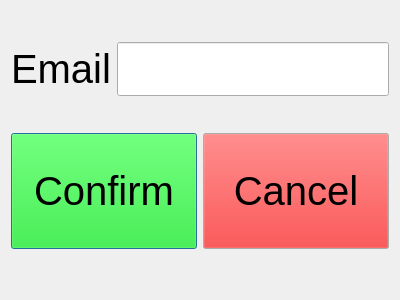
<?xml version="1.0" encoding="UTF-8"?>
<ui version="4.0">
 <class>forgotPassword</class>
 <widget class="QDialog" name="forgotPassword">
  <property name="geometry">
   <rect>
    <x>0</x>
    <y>0</y>
    <width>400</width>
    <height>300</height>
   </rect>
  </property>
  <property name="windowTitle">
   <string>Forgot Password Window</string>
  </property>
  <layout class="QVBoxLayout" name="verticalLayout_2">
   <item>
    <layout class="QVBoxLayout" name="verticalLayout">
     <item>
      <layout class="QFormLayout" name="formLayout">
       <property name="formAlignment">
        <set>Qt::AlignmentFlag::AlignLeading|Qt::AlignmentFlag::AlignLeft|Qt::AlignmentFlag::AlignVCenter</set>
       </property>
       <item row="0" column="0">
        <widget class="QLabel" name="label">
         <property name="font">
          <font>
           <pointsize>30</pointsize>
          </font>
         </property>
         <property name="text">
          <string>Email</string>
         </property>
        </widget>
       </item>
       <item row="0" column="1">
        <widget class="QLineEdit" name="lineEdit_forgotPasswordEmail">
         <property name="font">
          <font>
           <pointsize>30</pointsize>
          </font>
         </property>
        </widget>
       </item>
      </layout>
     </item>
     <item>
      <layout class="QHBoxLayout" name="horizontalLayout">
       <item>
        <widget class="QPushButton" name="pushButton_forgotConfirm">
         <property name="sizePolicy">
          <sizepolicy hsizetype="Preferred" vsizetype="Preferred">
           <horstretch>0</horstretch>
           <verstretch>0</verstretch>
          </sizepolicy>
         </property>
         <property name="palette">
          <palette>
           <active>
            <colorrole role="Button">
             <brush brushstyle="SolidPattern">
              <color alpha="255">
               <red>0</red>
               <green>255</green>
               <blue>0</blue>
              </color>
             </brush>
            </colorrole>
           </active>
           <inactive>
            <colorrole role="Button">
             <brush brushstyle="SolidPattern">
              <color alpha="255">
               <red>0</red>
               <green>255</green>
               <blue>0</blue>
              </color>
             </brush>
            </colorrole>
           </inactive>
           <disabled>
            <colorrole role="Button">
             <brush brushstyle="SolidPattern">
              <color alpha="255">
               <red>0</red>
               <green>255</green>
               <blue>0</blue>
              </color>
             </brush>
            </colorrole>
           </disabled>
          </palette>
         </property>
         <property name="font">
          <font>
           <pointsize>30</pointsize>
          </font>
         </property>
         <property name="text">
          <string>Confirm</string>
         </property>
        </widget>
       </item>
       <item>
        <widget class="QPushButton" name="pushButton_forgotCancel">
         <property name="sizePolicy">
          <sizepolicy hsizetype="Preferred" vsizetype="Preferred">
           <horstretch>0</horstretch>
           <verstretch>0</verstretch>
          </sizepolicy>
         </property>
         <property name="palette">
          <palette>
           <active>
            <colorrole role="Button">
             <brush brushstyle="SolidPattern">
              <color alpha="255">
               <red>255</red>
               <green>0</green>
               <blue>0</blue>
              </color>
             </brush>
            </colorrole>
           </active>
           <inactive>
            <colorrole role="Button">
             <brush brushstyle="SolidPattern">
              <color alpha="255">
               <red>255</red>
               <green>0</green>
               <blue>0</blue>
              </color>
             </brush>
            </colorrole>
           </inactive>
           <disabled>
            <colorrole role="Button">
             <brush brushstyle="SolidPattern">
              <color alpha="255">
               <red>255</red>
               <green>0</green>
               <blue>0</blue>
              </color>
             </brush>
            </colorrole>
           </disabled>
          </palette>
         </property>
         <property name="font">
          <font>
           <pointsize>30</pointsize>
          </font>
         </property>
         <property name="text">
          <string>Cancel</string>
         </property>
        </widget>
       </item>
      </layout>
     </item>
     <item>
      <spacer name="verticalSpacer">
       <property name="orientation">
        <enum>Qt::Orientation::Vertical</enum>
       </property>
       <property name="sizeType">
        <enum>QSizePolicy::Policy::Maximum</enum>
       </property>
       <property name="sizeHint" stdset="0">
        <size>
         <width>20</width>
         <height>40</height>
        </size>
       </property>
      </spacer>
     </item>
    </layout>
   </item>
  </layout>
 </widget>
 <resources/>
 <connections/>
</ui>
